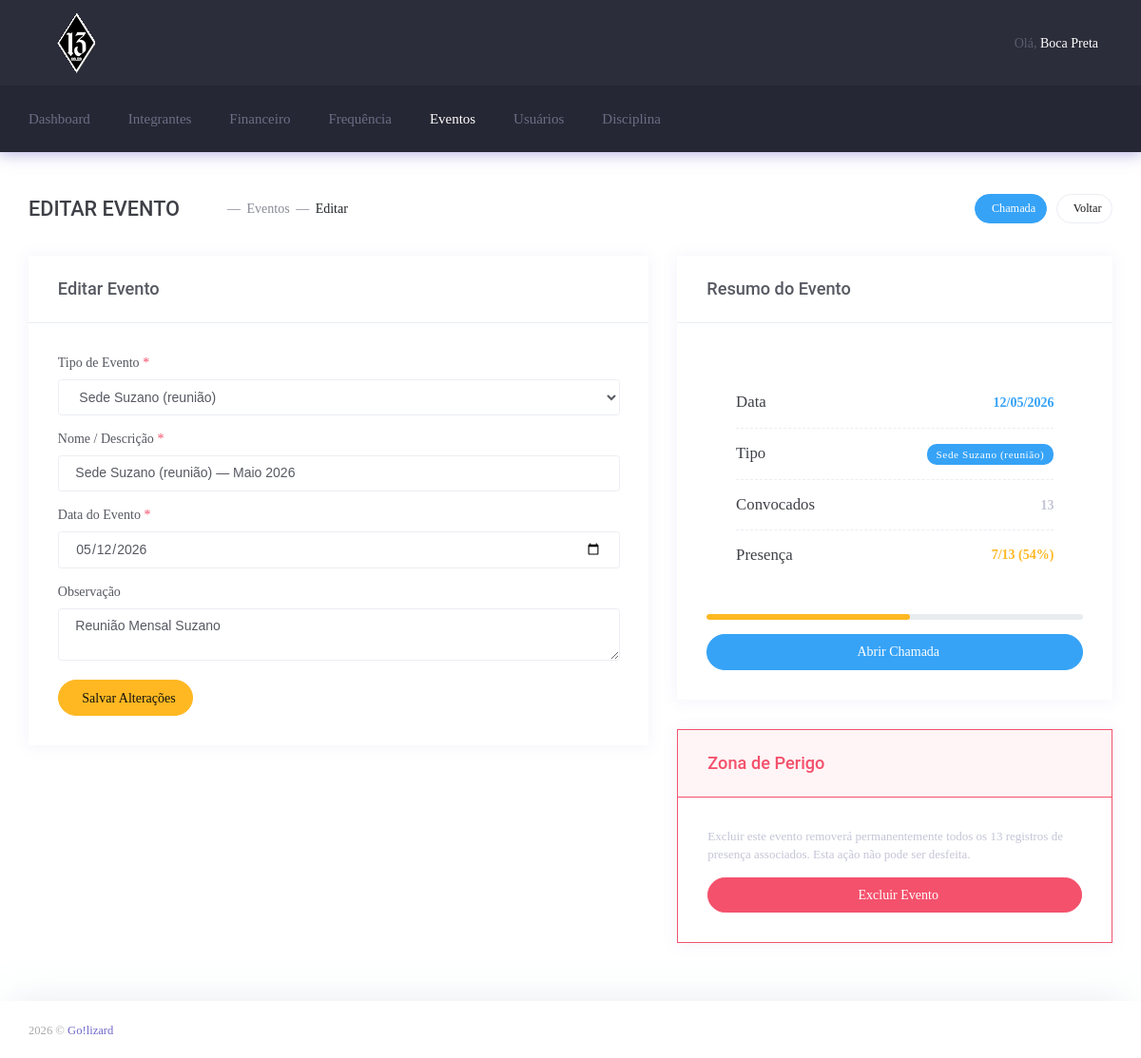
The page /admin/eventos/evento_edit.php?id=3 (signed in) on the database its author committed.
### tables this page shows
CREATE TABLE `cadastro_integrante` (
  `id` int(11) NOT NULL,
  `nome` varchar(200) NOT NULL,
  `apelido` varchar(200) NOT NULL,
  `veiculo` varchar(200) NOT NULL,
  `cnh` varchar(200) NOT NULL,
  `padrinho` int(20) NOT NULL,
  `data_apresentacao` datetime NOT NULL,
  `faccao` int(20) NOT NULL,
  `patente` int(10) NOT NULL,
  `nascimento` datetime NOT NULL,
  `endereco` varchar(200) NOT NULL,
  `num_endereco` varchar(200) NOT NULL,
  `cidade` varchar(200) NOT NULL,
  `estado` varchar(200) NOT NULL,
  `cep` varchar(200) NOT NULL,
  `complemento` varchar(200) NOT NULL,
  `bairro` varchar(200) NOT NULL,
  `telefone` varchar(200) NOT NULL,
  `comercial` varchar(200) NOT NULL,
  `celular` varchar(200) NOT NULL,
  `recados` varchar(200) NOT NULL,
  `email` varchar(200) NOT NULL,
  `foto` varchar(255) DEFAULT NULL,
  `status` int(10) NOT NULL DEFAULT 1 COMMENT '1 - Ativo\r\n2 - Afastado\r\n3 - Desligado\r\n4 - Suspenso'
);

CREATE TABLE `eventos` (
  `id` int(11) NOT NULL,
  `faccao` int(11) NOT NULL DEFAULT 1,
  `tipo` tinyint(2) NOT NULL COMMENT '1=Sede Estadual (padrão)\n2=Sede Estadual (reunião geral)\n3=Sede Suzano (reunião)\n4=Sede Suzano (confraternização)\n5=Evento Fora\n6=Evento Obrigatório',
  `nome` varchar(200) NOT NULL,
  `data_evento` date NOT NULL,
  `observacao` varchar(500) DEFAULT NULL,
  `created_at` timestamp NULL DEFAULT current_timestamp()
);

### admin/eventos/evento_edit.php (the view, shortened to what the rows shown need)
<?php
    require_once ('../inc/general.php');
    $id = isset($_GET['id']) ? (int)$_GET['id'] : 0;
    $tipos_evento = [
        1 => 'Sede Estadual (padrão)',
        2 => 'Sede Estadual (reunião geral)',
        3 => 'Sede Suzano (reunião)',
        4 => 'Sede Suzano (confraternização)',
        5 => 'Evento Fora',
        6 => 'Evento Obrigatório',
    ];
    $tipo_badge = [
        1 => 'm-badge--metal',
        2 => 'm-badge--brand',
        3 => 'm-badge--info',
        4 => 'm-badge--success',
        5 => 'm-badge--warning',
        6 => 'm-badge--danger',
    ];
    $stmt = $conn->prepare("SELECT * FROM eventos WHERE id = ?");
    $stmt->bind_param("i", $id);
    $stmt->execute();
    $evento = $stmt->get_result()->fetch_assoc();
?>
<!DOCTYPE html>
<html lang="pt-br">
    <head>
        <link href="css/style.bundle.css" rel="stylesheet" type="text/css" />
    </head>
    <body class="m-page--wide m-header--fixed m-header--fixed-mobile m-footer--push m-aside--offcanvas-default">
        <div class="m-grid m-grid--hor m-grid--root m-page">
            <header class="m-grid__item m-header" data-minimize="minimize" data-minimize-offset="200" data-minimize-mobile-offset="200">
                <div class="m-header__top">
                    <div class="m-container m-container--responsive m-container--xxl m-container--full-height m-page__container">
                        <div class="m-stack m-stack--ver m-stack--desktop">
                            <?php include_once('../inc/topbar.php'); ?>
                        </div>
                    </div>
                </div>
            </header>
            <div class="m-grid__item m-grid__item--fluid m-grid m-grid--hor-desktop m-grid--desktop m-body">
                <div class="m-grid__item m-grid__item--fluid m-grid m-grid--ver m-container m-container--responsive m-container--xxl m-page__container">
                    <div class="m-grid__item m-grid__item--fluid m-wrapper">
                        <div class="m-content">
                            <div class="row">
                                <div class="col-xl-7">
                                    <div class="m-portlet m-portlet--mobile">
                                        <div class="m-portlet__body">
                                            <form method="POST" action="eventos/evento_update.php">
                                                <div class="form-group m-form__group">
                                                    <label class="form-control-label">
                                                        Tipo de Evento <span class="m--font-danger">*</span>
                                                    </label>
                                                    <select name="tipo" class="form-control m-input" required>
                                                        <?php foreach ($tipos_evento as $tid => $tnome): ?>
                                                            <option value="<?= $tid ?>"
                                                                <?= $tid == $evento['tipo'] ? 'selected' : '' ?>>
                                                                <?= $tnome ?>
                                                            </option>
                                                        <?php endforeach; ?>
                                                    </select>
                                                </div>
                                                <div class="form-group m-form__group">
                                                    <label class="form-control-label">
                                                        Nome / Descrição <span class="m--font-danger">*</span>
                                                    </label>
                                                    <input type="text" name="nome" class="form-control m-input"
                                                           value="<?= htmlspecialchars($evento['nome']) ?>" required>
                                                </div>
                                                <div class="form-group m-form__group">
                                                    <label class="form-control-label">
                                                        Data do Evento <span class="m--font-danger">*</span>
                                                    </label>
                                                    <input type="date" name="data_evento" class="form-control m-input"
                                                           value="<?= $evento['data_evento'] ?>" required>
                                                </div>
                                                <div class="form-group m-form__group">
                                                    <label class="form-control-label">Observação</label>
                                                    <textarea name="observacao" class="form-control m-input" rows="2"><?= htmlspecialchars($evento['observacao'] ?? '') ?></textarea>
                                                </div>
                                            </form>
                                        </div>
                                    </div>
                                </div>
                                <div class="col-xl-5">
                                    <div class="m-portlet m-portlet--mobile">
                                        <div class="m-portlet__body">
                                            <div class="m-widget1">
                                                <div class="m-widget1__item">
                                                    <div class="row m-row--no-padding align-items-center">
                                                        <div class="col m--align-right">
                                                            <span class="m-widget1__number m--font-info" style="font-size:14px;">
                                                                <?= date('d/m/Y', strtotime($evento['data_evento'])) ?>
                                                            </span>
                                                        </div>
                                                    </div>
                                                </div>
                                                <div class="m-widget1__item">
                                                    <div class="row m-row--no-padding align-items-center">
                                                        <div class="col m--align-right">
                                                            <span class="m-badge <?= $tipo_badge[$evento['tipo']] ?> m-badge--wide">
                                                                <?= $tipos_evento[$evento['tipo']] ?>
                                                            </span>
                                                        </div>
                                                    </div>
                                                </div>
                                            </div>
                                        </div>
                                    </div>
                                </div>
                            </div>
                        </div>
                    </div>
                </div>
            </div>
        </div>
    </body>
</html>

### admin/inc/topbar.php (shortened to what the rows shown need)
<div class="m-stack__item m-stack__item--fluid m-header-head" id="m_header_nav">
    <div id="m_header_topbar" class="m-topbar m-stack m-stack--ver m-stack--general">
        <div class="m-stack__item m-topbar__nav-wrapper">
            <ul class="m-topbar__nav m-nav m-nav--inline">
                <li class="m-nav__item m-topbar__user-profile m-topbar__user-profile--img m-dropdown m-dropdown--medium m-dropdown--arrow m-dropdown--header-bg-fill m-dropdown--align-right m-dropdown--mobile-full-width m-dropdown--skin-light"
                    data-dropdown-toggle="click">
                    <a href="#" class="m-nav__link m-dropdown__toggle">
                        <span class="m-topbar__welcome">Olá,&nbsp;</span>
                        <span class="m-topbar__username"><?php echo $apelido; ?></span>
                    </a>
                </li>
            </ul>
        </div>
    </div>
</div>

### rows shown on the page
cadastro_integrante: apelido "Boca Preta"
eventos: tipo "Sede Suzano (reunião)", nome "Sede Suzano (reunião) — Maio 2026", data_evento "05/12/2026", observacao "Reunião Mensal Suzano", data_evento "12/05/2026"

### other values the page prints
$freq['total'] "13"
$freq['presentes'] "7"
$pc_pres "54"
